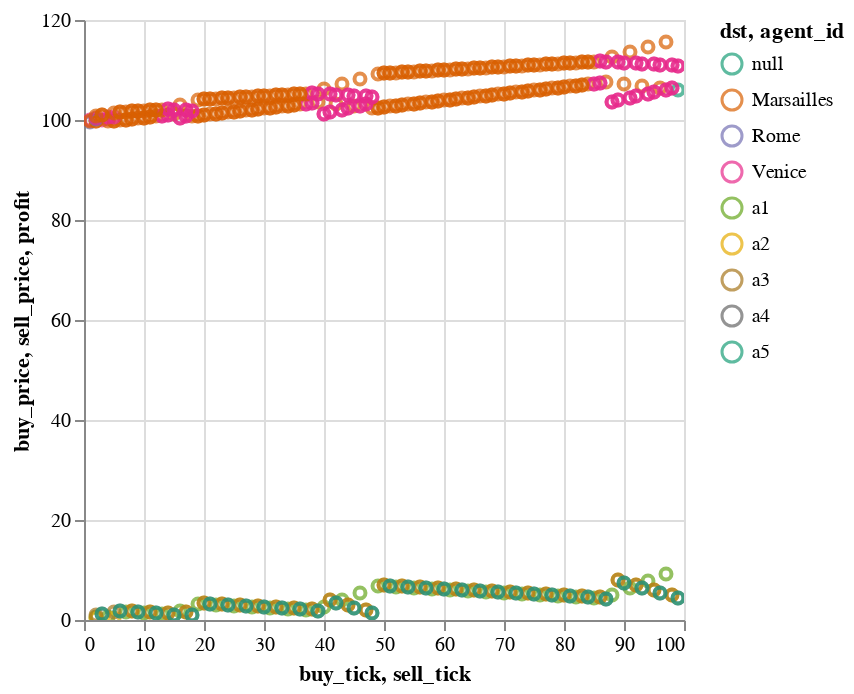

This figure's notebook cell:
### Code cell
def plot_buy_and_sell_prices(trades: pl.DataFrame):
    buy = alt.Chart(trades).encode(
        x='buy_tick:Q',
        y='buy_price:Q',
        color=alt.Color('dst:N').scale(scheme='dark2'),
    )
    sell = alt.Chart(trades).encode(
        x='sell_tick:Q',
        y='sell_price:Q',
        color=alt.Color('dst:N').scale(scheme='dark2'),
    )
    
    return (buy.mark_point()+sell.mark_point()).interactive()

plot_buy_and_sell_prices(all_trades) + plot_trades(all_trades)

### Figure 1 — Vega-Lite specification as saved in the notebook (floating-point values rounded to 4 significant figures; data arrays with more than 128 entries replaced by an {"elided": "..."} marker saying what was removed)
{"config": {"view": {"continuousWidth": 300, "continuousHeight": 300}}, "layer": [{"mark": {"type": "point"}, "encoding": {"color": {"field": "dst", "scale": {"scheme": "dark2"}, "type": "nominal"}, "x": {"field": "buy_tick", "type": "quantitative"}, "y": {"field": "buy_price", "type": "quantitative"}}, "name": "view_7"}, {"mark": {"type": "point"}, "encoding": {"color": {"field": "dst", "scale": {"scheme": "dark2"}, "type": "nominal"}, "x": {"field": "sell_tick", "type": "quantitative"}, "y": {"field": "sell_price", "type": "quantitative"}}}, {"mark": {"type": "point"}, "encoding": {"color": {"field": "agent_id", "scale": {"scheme": "dark2"}, "type": "nominal"}, "x": {"field": "sell_tick", "type": "quantitative"}, "y": {"field": "profit", "type": "quantitative"}}, "name": "view_8"}], "data": {"name": "data-77bb6b011ef0cfe76fa47ce89160fc05"}, "params": [{"name": "param_9", "select": {"type": "interval", "encodings": ["x", "y"]}, "bind": "scales", "views": ["view_7"]}, {"name": "param_10", "select": {"type": "interval", "encodings": ["x", "y"]}, "bind": "scales", "views": ["view_8"]}], "$schema": "https://vega.github.io/schema/vega-lite/v5.8.0.json", "datasets": {"data-77bb6b011ef0cfe76fa47ce89160fc05": {"elided": "166 records"}}}
